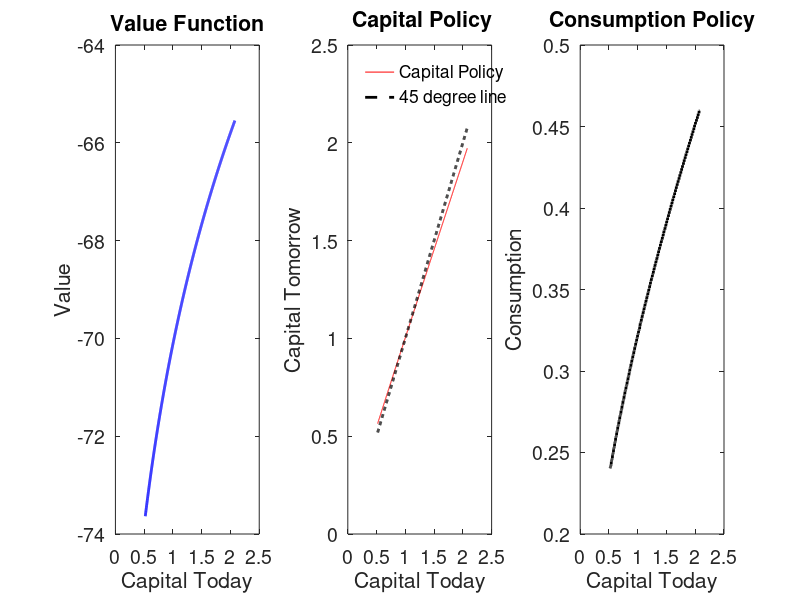
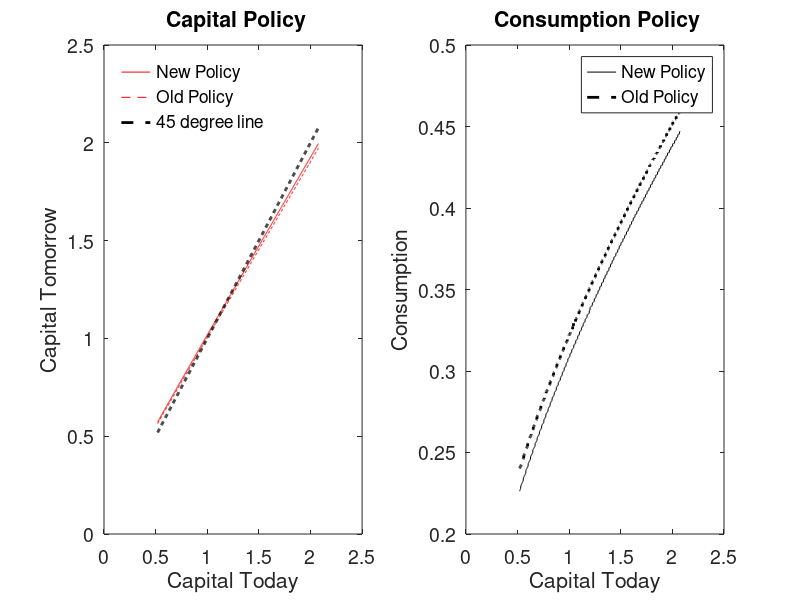
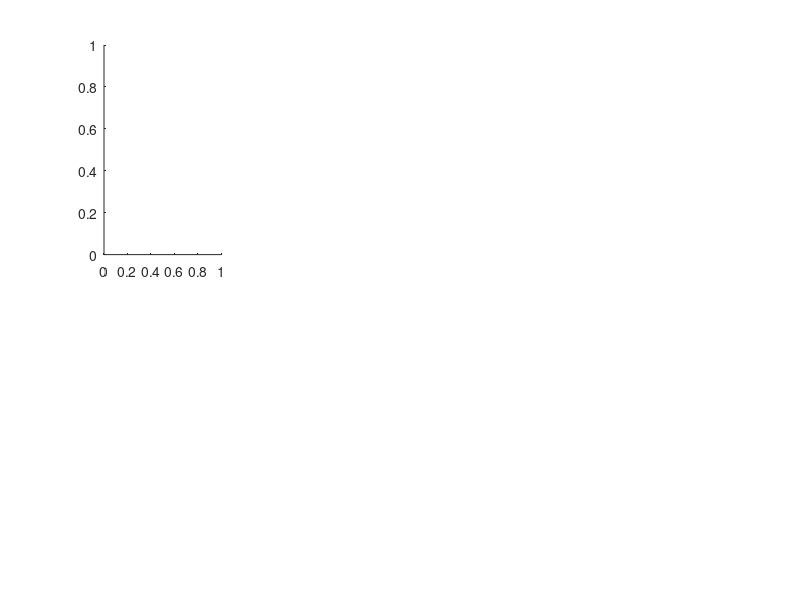

Here is the MATLAB script that generated these plots, in order: (Note: this script raises an error after producing the figures.)
%%%%%%%%%%%%%%%%%%%%%%%%%%%%%%%%%%%%%%%%%
% Solves the Planner's problem using VFI %
% Matt Hong and Pascual Restrepo, EC 702 Fall 2020
% Edits Hannah Rhodenhiser Fall 2021
% Edits by Veronica Perez for PSet 5 EC 702 Pascual Restrepo
%%%%%%%%%%%%%%%%%%%%%%%%%%%%%%%%%%%%%%%%%%
close all; clear; clc;

%reference: Stokey_Lucas_1989 5.1
% model to be solved
% V(k) = max_{kp<=f(k)+(1-delta)k} [ u(c) + beta V(kprime) ]
% BC: c + kprime = f(k) + (1-delta)*k
% prod function: f(k)=k^alpha*ell^(1-alpha)
% utility function: u(c) = c^(1-gamma) / (1-gamma)

%start tracking timing
tic; 
disp('%%%%%%%%%%%%%%%%%%%')
disp('Solving the planners problem')
disp(' ')

%%%%%%%%%%%%%%%%%%%%%%%%%%%%%%%%%%%%%%%%%%%%%%%%%%%%%%%%%%%%%%%%%%%%%%%%%%
%%%%%%%%%%%%%%%%%%%%%%% THIS BLOCK SETS UP THE MODEL %%%%%%%%%%%%%%%%%%%%%%
%%%%%%%%%%%%%%%%%%%%%%%%%%%%%%%%%%%%%%%%%%%%%%%%%%%%%%%%%%%%%%%%%%%%%%%%%%%

vfmaxit = 1000; %max number of VF iterations
vftol = 1e-7;       %tolerance on Bellman equation, in percentages

T=100;                    %final period for transition
transitspan=0:T-1; %time span for transition


%model parameters (note, this is parametrized in a way such that one unit
%of time is a year)
gamma=1.5;  %this means that there is a low willingness to subs c over time
delta=0.06;
alpha=0.3;
beta=0.95;
ell=1;      %normalization

%exact SS quantities
Abar=(1/beta-1+delta)/alpha;
Abar;
A=Abar+0.01;

%exact SS quantities
%Hannahs for kss:
% kss=(A*alpha/(1/beta-1+delta))^(1/(1-alpha))*ell; % my equation is different:
kss=((1/beta-1+delta)/(alpha*A))^(1/(alpha-1))*ell;
Rss=A*alpha*(kss/ell)^(alpha-1);
Wss=A*(1-alpha)*(kss/ell)^(alpha);
rss=1/beta-1;
%investment in ss:
Iss=delta*kss;
%c in ss
Css=A*kss^(alpha)*(ell)^(1-alpha) - kss*delta;
%output
Yss=A*kss^(alpha)*(ell)^(1-alpha);

%define grid
kmin=kss*0.5;
kmax=kss*2;
knum=1000;
K0=linspace(kmin,kmax,knum);

%%%%%%%%%%%%%%%%%%%%%%%%%%%%%%%%%%%%%%%%%%%%%%%%%%%%%%%%%%%%%%%%%%%%%%%%%%%
%%%%%%%%%%%%% THIS BLOCK SETS UP AND SOLVES THE VALUE FUNCTION %%%%%%%%%%%%
%%%%%%%%%%%%%%%%%%%%%%%%%%%%%%%%%%%%%%%%%%%%%%%%%%%%%%%%%%%%%%%%%%%%%%%%%%%

%compute return function (utility function). We use meshgrid
[kp,k]=meshgrid(K0);
Glow=zeros(knum, knum);
Gmax=A*k.^alpha*ell^(1-alpha)+(1-delta)*k;
kp(kp>=Gmax | kp<Glow)=NaN; %restrict control variable to feasible set
utility=(A*k.^alpha*ell^(1-alpha)+(1-delta)*k-kp).^(1-gamma)/(1-gamma);
% In utility matrix, rows represent the state (capital
%today) columns are the control (capital tomorrow).

%initialize the policy and VF arrays
Vold = zeros(knum,1);   %this will store old VF
V = zeros(knum,1);      %this will store new VF
kprimeind=zeros(knum,1);

disp('%%%%')
disp('Starting VFI now')
disp(' ')

for vfit = 1:vfmaxit
    %form Bellman equation
    RHSMAT = utility + beta*repmat(Vold',knum,1);
   	[V,kprimeind] = max(RHSMAT,[],2); % a column vector containing max in each row
    absdiff=abs(V-Vold);
    vferr = max(absdiff); %maximum absolute error
    if (mod(vfit,50)==1)
        disp(['VF error = ' num2str(vferr) ' on VF iteration ' num2str(vfit) '.'])
    end
       %exit if converged
    if (vferr<vftol)
        disp(['VFI complete at iteration ' num2str(vfit) '.'])
        break; 
    end
    %if not converged, then Vold <- V, and redo
    Vold = V;
end
toc;
disp('%%%%')
disp(' ')

Kpol = K0(kprimeind); %capital policy function
Cpol = A*K0.^alpha*ell^(1-alpha) + (1-delta)*K0 - Kpol;

%%%%%%%%%%%%%%%%%%%%%%%%%%%%%%%%%%%%%%%%%%%%%%%%%%%%%%%%%%%
% PLOT POLICY FUNCTIONS AND VERIFY THEY MATCH THE SLIDES %%
%%%%%%%%%%%%%%%%%%%%%%%%%%%%%%%%%%%%%%%%%%%%%%%%%%%%%%%%%%%
lwidnum = 2;    %line width on graphs
fsizenum = 14;  %font size on graphs

policy=figure; 
subplot(1,3,1)
plot(K0,V,'b','LineWidth',lwidnum)
xlabel('Capital Today')
ylabel('Value');
title('Value Function')
set(gca,'FontSize',fsizenum)

subplot(1,3,2)
plot(K0,Kpol,'r',K0,K0,'k--', 'LineWidth',lwidnum)
xlabel('Capital Today')
ylabel('Capital Tomorrow')
title(' Capital Policy')
legend('Capital Policy','45 degree line','Location','NorthWest');
legend boxoff;
set(gca,'FontSize',fsizenum)

subplot(1,3,3)
plot(K0,Cpol,'k','LineWidth',lwidnum)
xlabel('Capital Today')
ylabel('Consumption');
title('Consumption Policy')
set(gca,'FontSize',fsizenum)

%%%%%%%%%%%%%%%%%%%%%%%%%%%%%%%%%%%%%%%%%%%%%%%%%%%%%%%%%%%%%%%%%%%%%%%%%%%
% THIS BLOCK COMPUTES THE TRANSITION FROM AN ARBITRARY INITIAL CONDITION %%
%%%%%%%%%%%%%%%%%%%%%%%%%%%%%%%%%%%%%%%%%%%%%%%%%%%%%%%%%%%%%%%%%%%%%%%%%%%

kstart=0.5*kss;                 %initial condition---half of steady state
[~,kindex]=min(abs(K0-kstart)); %grid point closer to initial condition
kinit=K0(kindex);               %point in grid closer to kstart as initial condition

ktransit=zeros(T,1); %preallocate the capital transition vector
ktransit(1)=kinit;   %first entry of capital transition is initial condition
for it=2:T
    ktransit(it)=Kpol(K0==kinit); %get from the grid the initial value and apply the PF
    kinit=ktransit(it);           %update initial capital value
end

%transition for other interesting equilibrium objects
Wtransit=A*(1-alpha)*(ktransit/ell).^(alpha); %transition for wages
Rtransit=A*alpha*(ktransit/ell).^(alpha-1);   %transition for Rental rate
rtransit=Rtransit-delta;                    %transition for Rental rate
%transit values
Itransit=delta*ktransit;
Ctransit=A*ktransit.^(alpha)*(ell)^(1-alpha) - ktransit*delta;
Ytransit=A*ktransit.^(alpha)*(ell)^(1-alpha);

% transition=figure;
% subplot(2,4,1)
% plot(transitspan,ktransit,'b--','LineWidth',lwidnum)
% line([transitspan(1) transitspan(end)],[kss,kss],'Color',[1 0 0],'LineStyle','--')
% xlabel('Time')
% ylabel('Capital');
% title('Transition for Capital')
% legend('Capital','KSS','Location','SouthEast');
% legend boxoff;
% set(gca,'FontSize',fsizenum)
% 
% subplot(2,4,2)
% plot(transitspan,Rtransit,'b--','LineWidth',lwidnum)
% line([transitspan(1) transitspan(end)],[Rss,Rss],'Color',[1 0 0],'LineStyle','--')
% xlabel('Time')
% ylabel('Rental Rate');
% title('Transition for Rental Rate')
% legend('Rental Rate','RSS','Location','NorthEast');
% legend boxoff;
% set(gca,'FontSize',fsizenum)
% 
% subplot(2,4,3)
% plot(transitspan,rtransit,'b--','LineWidth',lwidnum)
% line([transitspan(1) transitspan(end)],[rss,rss],'Color',[1 0 0],'LineStyle','--')
% xlabel('Time')
% ylabel('Interest Rate');
% title('Transition for Interest Rate')
% legend('Interest Rate','rSS','Location','NorthEast');
% legend boxoff;
% set(gca,'FontSize',fsizenum)
% 
% subplot(2,4,4)
% plot(transitspan,Wtransit,'b--','LineWidth',lwidnum)
% line([transitspan(1) transitspan(end)],[Wss,Wss],'Color',[1 0 0],'LineStyle','--')
% xlabel('Time')
% ylabel('Real Wage');
% title('Transition for Real Wage')
% legend('Real Wage','Wss','Location','SouthEast');
% legend boxoff;
% set(gca,'FontSize',fsizenum)
% 
% % investment Itransit Iss
% subplot(2,4,5)
% plot(transitspan,Itransit,'b--','LineWidth',lwidnum)
% line([transitspan(1) transitspan(end)],[Iss,Iss],'Color',[1 0 0],'LineStyle','--')
% xlabel('Time')
% ylabel('Investment');
% title('Transition for Investment')
% legend('Investment','Iss','Location','SouthEast');
% legend boxoff;
% set(gca,'FontSize',fsizenum)
% 
% 
% % consumption Ctransit Css
% subplot(2,4,6)
% plot(transitspan,Ctransit,'b--','LineWidth',lwidnum)
% line([transitspan(1) transitspan(end)],[Css,Css],'Color',[1 0 0],'LineStyle','--')
% xlabel('Time')
% ylabel('Consumption');
% title('Transition for Consumption')
% legend('Consumption','Css','Location','SouthEast');
% legend boxoff;
% set(gca,'FontSize',fsizenum)
% 
% % Output Ytransit Yss
% subplot(2,4,7)
% plot(transitspan,Ytransit,'b--','LineWidth',lwidnum)
% line([transitspan(1) transitspan(end)],[Yss,Yss],'Color',[1 0 0],'LineStyle','--')
% xlabel('Time')
% ylabel('Output');
% title('Transition for Output')
% legend('Output','Yss','Location','SouthEast');
% legend boxoff;
% set(gca,'FontSize',fsizenum)



%%%%%%%%%%%%%%%%%%%%%%%%%%%%%%%%%%%%%%%%%%%%%%%%%%%%%%%%%%%%%%%%%%%%%%%%%
%%%%%%%%%%%%%%%%%%%%%%% TRANSITIONAL DYNAMICS FOLLOWING A SHOCK %%%%%%%%%%
%%%%%%%%%%%%%%%%%%%%%%% THIS IS NEW MATERIAL                    %%%%%%%%%%
%%%%%%%%%%%%%%%%%%%%%%%%%%%%%%%%%%%%%%%%%%%%%%%%%%%%%%%%%%%%%%%%%%%%%%%%%%

%Note:  in this example, we consider an increase in alpha by 10%
%new model parameters (this is the place to include your shocks)    %
%note also that after shocks, VF changes, so we need to recompute it%
alpha=alpha*1.1;

%new exact SS quantities
%hannas eq, mine is different
% kss_new=(A*alpha/(1/beta-1+delta))^(1/(1-alpha))*ell; 
% my equation is different:
kss_new=((1/beta-1+delta)/(A*alpha))^(1/(alpha-1))*ell;
Rss_new=A*alpha*(kss_new/ell)^(alpha-1);
Wss_new=A*(1-alpha)*(kss_new/ell)^(alpha);
rss_new=1/beta-1;
%investment in ss:
Iss_new=delta*kss_new;
%c in ss
Css_new=A*kss_new^(alpha)*(ell)^(1-alpha) - kss_new*delta;
%output
Yss_new=A*kss_new^(alpha)*(ell)^(1-alpha);



%%%%%%%%%%%%%%%%%%%%%%%%%%%%%%%%%%%%%%%%%%%%%%%%%%%%%%%%%%%%%%%%%%%%%%%%%%%%%%%
%%%%%%%%%%%%% THIS BLOCK SETS UP AND SOLVES THE NEW VALUE FUNCTION %%%%%%%%%%%%
%%%%%%%%%%%%%%%%%%%%%%%%%%%%%%%%%%%%%%%%%%%%%%%%%%%%%%%%%%%%%%%%%%%%%%%%%%%%%%%

%compute return function (utility function). We use meshgrid
[kp,k]=meshgrid(K0);
Glow=zeros(knum, knum);
Gmax=A*k.^alpha*ell^(1-alpha)+(1-delta)*k;
kp(kp>=Gmax | kp<Glow)=NaN; %restrict control variable to feasible set
utility=(A*k.^alpha*ell^(1-alpha)+(1-delta)*k-kp).^(1-gamma)/(1-gamma);

%initialize the policy and VF arrays (note: we can initialize at V---the
%current value function before the shock)
Vold = V; %this will store real value of old VF
kprimeind=zeros(knum,1);

disp('%%%%')
disp('Second VFI')
disp(' ')

for vfit = 1:vfmaxit
    %form Bellman equation
    RHSMAT = utility + beta*repmat(Vold',knum,1);
   	[V,kprimeind] = max(RHSMAT,[],2);
    absdiff=abs(V-Vold);
    vferr = max(absdiff); %maximum absolute error
    if (mod(vfit,50)==1)
        disp(['VF error = ' num2str(vferr) ' on VF iteration ' num2str(vfit) '.'])
    end
       %exit if converged
    if (vferr<vftol)
        disp(['VFI complete at iteration ' num2str(vfit) '.'])
        break; 
    end
    %if not converged, then Vold <- V, and redo
    Vold = V;
end

toc;
disp('%%%%')
disp(' ')

% obtain the new policy functions %
Kpol_new = K0(kprimeind); %real values of capital policy function
Cpol_new = A*K0.^alpha*ell^(1-alpha) + (1-delta)*K0 - Kpol_new;

%%%%%%%%%%%%%%%%%%%%%%%%%%%%%%%%%%%%%%%%%%%%%%%%
% COMPARISSON OF NEW AND OLD POLICY FUNCTIONS %%
%%%%%%%%%%%%%%%%%%%%%%%%%%%%%%%%%%%%%%%%%%%%%%%%

policy_comparisson=figure; 
subplot(1,2,1)
plot(K0,Kpol_new,'r', K0,Kpol,'--r', K0,K0,'k--', 'LineWidth',lwidnum)
xlabel('Capital Today')
ylabel('Capital Tomorrow')
title(' Capital Policy')
legend('New Policy', 'Old Policy', '45 degree line','Location','NorthWest');
legend boxoff;
set(gca,'FontSize',fsizenum)

subplot(1,2,2)
plot(K0,Cpol_new,'k',K0,Cpol,'--k','LineWidth',lwidnum)
xlabel('Capital Today')
ylabel('Consumption');
legend('New Policy', 'Old Policy');
title(' Consumption Policy')
set(gca,'FontSize',fsizenum)

%%%%%%%%%%%%%%%%%%%%%%%%%%%%%%%%%%%%%%%%%%%%%%%%%%%%%%%%%%%%%%%%%%%%%%%%%%%%%%
% THIS BLOCK COMPUTES THE TRANSITION FROM THE STEADY STATE BEFORE THE SHOCK %%
%%%%%%%%%%%%%%%%%%%%%%%%%%%%%%%%%%%%%%%%%%%%%%%%%%%%%%%%%%%%%%%%%%%%%%%%%%%%%%

kstart=kss;                     %initial condition---past steady state
[~,kindex]=min(abs(K0-kstart)); %grid point closer to initial condition
kinit=K0(kindex);               %point in grid closer to kstart as initial condition

ktransit=zeros(T,1);    %preallocate the capital transition vector
ktransit(1)=kinit;      %first entry of capital transition is initial condition
for it=2:T
    ktransit(it)=Kpol_new(K0==kinit); %get from the grid the initial value and apply the PF
    kinit=ktransit(it); %update initial capital value
end

%transition for other interesting equilibrium objects
Wtransit=A*(1-alpha)*(ktransit/ell).^(alpha); %transition for wages
Rtransit=A*alpha*(ktransit/ell).^(alpha-1); %transition for Rental rate
rtransit=Rtransit-delta; %transition for Rental rate
%transit values
Itransit=delta*ktransit;
Ctransit=A*ktransit.^(alpha)*(ell)^(1-alpha) - ktransit*delta;
Ytransit=A*ktransit.^(alpha)*(ell)^(1-alpha);

%includes some points before the shock to capture the pre-shock st st %
transitspan=[-10 0 transitspan];
ktransit=[kss kss ktransit'];
Wtransit=[Wss Wss Wtransit'];
Rtransit=[Rss Rss Rtransit'];
rtransit=[rss rss rtransit'];
Itransit=[Iss Iss Itransit'];
Ctransit=[Css Css Ctransit'];
Ytransit=[Yss Yss Ytransit'];

transition_new=figure('Position', get(0, 'Screensize'));
set(transition_new, 'Color', 'white');  % Set the figure background color to white
subplot(2,4,1)
sgtitle('Alpha Shock; A = Abar+0.01 = 0.3854; gamma=1.5');
plot(transitspan,ktransit,'b--','LineWidth',lwidnum)
line([transitspan(1) transitspan(end)],[kss_new,kss_new],'Color',[1 0 0],'LineStyle','--')
xlabel('Time')
ylabel('Capital');
title('Transition for Capital')
legend('Capital','New st st','Location','SouthEast');
legend boxoff;
set(gca,'FontSize',fsizenum)

subplot(2,4,2)
plot(transitspan,Rtransit,'b--','LineWidth',lwidnum)
line([transitspan(1) transitspan(end)],[Rss_new,Rss_new],'Color',[1 0 0],'LineStyle','--')
xlabel('Time')
ylabel('Rental Rate');
title('Transition for Rental Rate')
legend('Rental Rate','New st st','Location','NorthEast');
legend boxoff;
set(gca,'FontSize',fsizenum)

subplot(2,4,3)
plot(transitspan,rtransit,'b--','LineWidth',lwidnum)
line([transitspan(1) transitspan(end)],[rss_new,rss_new],'Color',[1 0 0],'LineStyle','--')
xlabel('Time')
ylabel('Interest Rate');
title('Transition for Interest Rate')
legend('Interest Rate','New st st','Location','NorthEast');
legend boxoff;
set(gca,'FontSize',fsizenum)

subplot(2,4,4)
plot(transitspan,Wtransit,'b--','LineWidth',lwidnum)
line([transitspan(1) transitspan(end)],[Wss_new,Wss_new],'Color',[1 0 0],'LineStyle','--')
xlabel('Time')
ylabel('Real Wage');
title('Transition for Real Wage')
legend('Real Wage','New st st','Location','SouthEast');
legend boxoff;
set(gca,'FontSize',fsizenum)


% investment Itransit Iss
subplot(2,4,5)
plot(transitspan,Itransit,'b--','LineWidth',lwidnum)
line([transitspan(1) transitspan(end)],[Iss_new,Iss_new],'Color',[1 0 0],'LineStyle','--')
xlabel('Time')
ylabel('Investment');
title('Transition for Investment')
legend('Investment','New st st','Location','SouthEast');
legend boxoff;
set(gca,'FontSize',fsizenum)


% consumption Ctransit Css
subplot(2,4,6)
plot(transitspan,Ctransit,'b--','LineWidth',lwidnum)
line([transitspan(1) transitspan(end)],[Css_new,Css_new],'Color',[1 0 0],'LineStyle','--')
xlabel('Time')
ylabel('Consumption');
title('Transition for Consumption')
legend('Consumption','New st st','Location','SouthEast');
legend boxoff;
set(gca,'FontSize',fsizenum)

% Output Ytransit Yss
subplot(2,4,7)
plot(transitspan,Ytransit,'b--','LineWidth',lwidnum)
line([transitspan(1) transitspan(end)],[Yss_new,Yss_new],'Color',[1 0 0],'LineStyle','--')
xlabel('Time')
ylabel('Output');
title('Transition for Output')
legend('Output','New st st','Location','SouthEast');
legend boxoff;
set(gca,'FontSize',fsizenum)

saveas(transition_new,"q_2_5.png")
saveas(transition_new,"/Users/veronica/Dropbox/Apps/Overleaf/Macro_EC_702_PS_cd0814_jayinliu_vcperez/figures/PS_5_q_2_5.png")